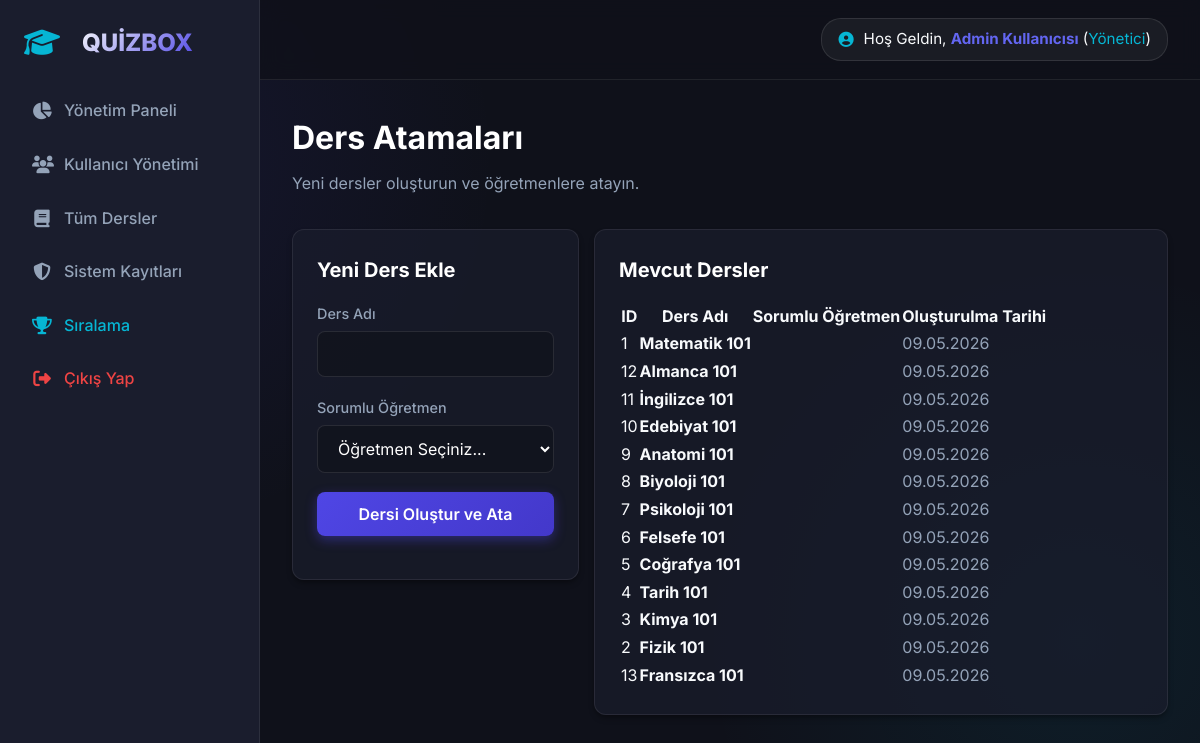
Page /public/admin/courses (signed in) on the committed database.
### tables this page shows
CREATE TABLE `courses` (
  `id` int(11) NOT NULL AUTO_INCREMENT,
  `course_name` varchar(150) NOT NULL,
  `teacher_id` int(11) NOT NULL,
  `created_at` timestamp NOT NULL DEFAULT current_timestamp(),
  PRIMARY KEY (`id`),
  KEY `teacher_id` (`teacher_id`),
  CONSTRAINT `courses_ibfk_1` FOREIGN KEY (`teacher_id`) REFERENCES `users` (`id`) ON DELETE CASCADE
);

### app/Controllers/Admin.php (called while the page is built, shortened)
<?php
class Admin extends Controller {
    public function courses() {
        $db = new Database();
        $db->query('
            SELECT c.*, u.username as teacher_name
            FROM courses c
            LEFT JOIN users u ON c.teacher_id = u.id
            ORDER BY c.created_at DESC
        ');
        $courses = $db->resultSet();
        $db->query('SELECT id, username, user_number FROM users WHERE role = "teacher"');
        $teachers = $db->resultSet();
        $data = [
            'courses' => $courses,
            'teachers' => $teachers
        ];
        $this->view('admin/courses', $data);
    }
}

### app/Core/Router.php (called while the page is built, shortened)
<?php
class Router {
    protected $currentMethod = 'index';
    public function __construct() {
        $url = $this->getUrl();
        if (isset($url[0]) && file_exists('../app/Controllers/' . ucwords($url[0]) . '.php')) {
            unset($url[0]);
        }
        $this->currentController = new $this->currentController;
        if (isset($url[1])) {
            if (method_exists($this->currentController, $url[1])) {
                $this->currentMethod = $url[1];
                unset($url[1]);
            }
        }
        $this->params = $url ? array_values($url) : [];
        call_user_func_array([$this->currentController, $this->currentMethod], $this->params);
    }
    public function getUrl() {
        if (isset($_GET['url'])) {
            $url = rtrim($_GET['url'], '/');
            $url = filter_var($url, FILTER_SANITIZE_URL);
            $url = explode('/', $url);
            return $url;
        }
        return [];
    }
}

### public/index.php (called while the page is built, shortened)
<?php
$init = new Router();

### app/Core/Database.php (called while the page is built, shortened)
<?php
class Database {
    private $host = DB_HOST;
    private $user = DB_USER;
    private $pass = DB_PASS;
    private $dbname = DB_NAME;
    private $dbh;
    private $stmt;
    public function __construct() {
        $dsn = 'mysql:host=' . $this->host . ';dbname=' . $this->dbname . ';charset=utf8mb4';
        $options = array(
            PDO::ATTR_PERSISTENT => true,
            PDO::ATTR_ERRMODE => PDO::ERRMODE_EXCEPTION,
            PDO::ATTR_DEFAULT_FETCH_MODE => PDO::FETCH_OBJ
        );
        try {
            $this->dbh = new PDO($dsn, $this->user, $this->pass, $options);
        } catch(PDOException $e) {
            $this->error = $e->getMessage();
            echo $this->error;
        }
    }
    public function query($sql) {
        $this->stmt = $this->dbh->prepare($sql);
    }
    public function execute() {
        return $this->stmt->execute();
    }
    public function resultSet() {
        $this->execute();
        return $this->stmt->fetchAll();
    }
}

### views/admin/courses.php (the view, shortened to what this page needs)
<?php require '../views/layouts/header.php'; ?>
<?php require '../views/layouts/navbar.php'; ?>
<div class="ls-dashboard-container">
    <?php require '../views/layouts/sidebar.php'; ?>
    <main class="ls-main-content">
        <div class="ls-header-section">
            <h2>Ders Atamaları</h2>
            <p>Yeni dersler oluşturun ve öğretmenlere atayın.</p>
        </div>
        <div class="form-row">
            <div class="col" style="flex: 1;">
                <div class="ls-card">
                    <h3>Yeni Ders Ekle</h3>
                    <form action="<?php echo URLROOT; ?>/admin/addCourse" method="POST">
                        <div class="form-group">
                            <label>Ders Adı</label>
                            <input type="text" name="course_name" class="form-control" required>
                        </div>
                        <div class="form-group">
                            <label>Sorumlu Öğretmen</label>
                            <select name="teacher_id" class="form-control" required>
                                <option value="">Öğretmen Seçiniz...</option>
                            </select>
                        </div>
                        <div class="form-group mt-3">
                            <button type="submit" class="btn btn-primary btn-block">Dersi Oluştur ve Ata</button>
                        </div>
                    </form>
                </div>
            </div>
            <div class="col" style="flex: 2;">
                <div class="ls-card">
                    <h3>Mevcut Dersler</h3>
                    <table>
                        <thead>
                            <tr>
                                <th>ID</th>
                                <th>Ders Adı</th>
                                <th>Sorumlu Öğretmen</th>
                                <th>Oluşturulma Tarihi</th>
                            </tr>
                        </thead>
                        <tbody>
                            <?php if(empty($data['courses'])): ?>
                            <tr>
                                <td colspan="4" class="text-center">Henüz ders bulunmamaktadır.</td>
                            </tr>
                            <?php else: ?>
                                <?php foreach($data['courses'] as $course): ?>
                                <tr>
                                    <td><?php echo $course->id; ?></td>
                                    <td><strong><?php echo $course->course_name; ?></strong></td>
                                    <td><?php echo $course->teacher_name; ?></td>
                                    <td class="text-muted"><?php echo date('d.m.Y', strtotime($course->created_at)); ?></td>
                                </tr>
                                <?php endforeach; ?>
                            <?php endif; ?>
                        </tbody>
                    </table>
                </div>
            </div>
        </div>
    </main>
</div>
<?php require '../views/layouts/footer.php'; ?>

### public/assets/css/style.css (style rules this page uses)
:root { --bg-main: #0f111a; --bg-secondary: #1a1d2d; --primary: #4f46e5; --primary-hover: #6366f1; --primary-glow: rgba(79, 70, 229, 0.4); --accent: #06b6d4; --text-main: #f8fafc; --text-muted: #94a3b8; --glass-bg: rgba(26, 29, 45, 0.7); --glass-border: rgba(255, 255, 255, 0.08); --danger: #ef4444; --success: #10b981; --shadow-md: 0 4px 6px -1px rgba(0, 0, 0, 0.3), 0 2px 4px -1px rgba(0, 0, 0, 0.18); --shadow-xl: 0 20px 25px -5px rgba(0, 0, 0, 0.5), 0 10px 10px -5px rgba(0, 0, 0, 0.2); }
* { margin: 0; padding: 0; box-sizing: border-box; font-family: 'Inter', sans-serif; }
body { background-color: var(--bg-main); color: var(--text-main); line-height: 1.6; min-height: 100vh; background-image: radial-gradient(circle at 10% 20%, rgba(79, 70, 229, 0.1), transparent 30%), radial-gradient(circle at 90% 80%, rgba(6, 182, 212, 0.08), transparent 30%); background-attachment: fixed; }
h1, h2, h3, h4, h5 { font-weight: 700; color: #fff; margin-bottom: 1rem; }
.text-muted { color: var(--text-muted); }
.mt-3 { margin-top: 1rem; }
.form-group { margin-bottom: 1.2rem; }
.form-row { display: flex; gap: 15px; }
.form-row .col { flex: 1; }
label { display: block; margin-bottom: 6px; font-size: 0.9rem; color: var(--text-muted); font-weight: 500; }
.form-control { width: 100%; padding: 12px 16px; background: rgba(15, 17, 26, 0.6); border: 1px solid rgba(255, 255, 255, 0.1); border-radius: 8px; color: #fff; font-size: 1rem; transition: all 0.3s ease; }
.btn { display: inline-block; font-weight: 600; text-align: center; cursor: pointer; border: none; border-radius: 8px; padding: 12px 24px; font-size: 1rem; transition: all 0.3s ease; }
.btn-block { width: 100%; display: block; }
.btn-primary { background: linear-gradient(135deg, var(--primary), #4338ca); color: white; box-shadow: 0 4px 12px var(--primary-glow); }
.ls-dashboard-container { display: flex; min-height: 100vh; }
.ls-main-content { flex: 1; margin-left: 260px; padding: 2rem; padding-top: calc(80px + 2rem); }
.ls-header-section { margin-bottom: 2rem; }
.ls-header-section h2 { font-size: 2rem; margin-bottom: 0.5rem; }
.ls-header-section p { color: var(--text-muted); }
.ls-card { background: var(--glass-bg); border: 1px solid var(--glass-border); border-radius: 12px; padding: 1.5rem; box-shadow: var(--shadow-md); margin-bottom: 1.5rem; transition: transform 0.2s ease, box-shadow 0.2s ease; }
.ls-card h3 { margin-bottom: 1rem; font-size: 1.25rem; }

### rows in the picture
courses: id "1", course_name "Matematik 101", created_at "09.05.2026"
courses: id "12", course_name "Almanca 101", created_at "09.05.2026"
courses: id "11", course_name "İngilizce 101", created_at "09.05.2026"
courses: id "10", course_name "Edebiyat 101", created_at "09.05.2026"
courses: id "9", course_name "Anatomi 101", created_at "09.05.2026"
courses: id "8", course_name "Biyoloji 101", created_at "09.05.2026"
courses: id "7", course_name "Psikoloji 101", created_at "09.05.2026"
courses: id "6", course_name "Felsefe 101", created_at "09.05.2026"
courses: id "5", course_name "Coğrafya 101", created_at "09.05.2026"
courses: id "4", course_name "Tarih 101", created_at "09.05.2026"
courses: id "3", course_name "Kimya 101", created_at "09.05.2026"
courses: id "2", course_name "Fizik 101", created_at "09.05.2026"
courses: id "13", course_name "Fransızca 101", created_at "09.05.2026"

### other values in the picture
Language::get('welcome') "Hoş Geldin"
$_SESSION['user_first_name'] . ' ' . $_SESSION['user_last_name'] "Admin Kullanıcısı"
$role_tr[$_SESSION['user_role']] "Yönetici"
Language::get('leaderboard') "Sıralama"
Language::get('logout') "Çıkış Yap"
